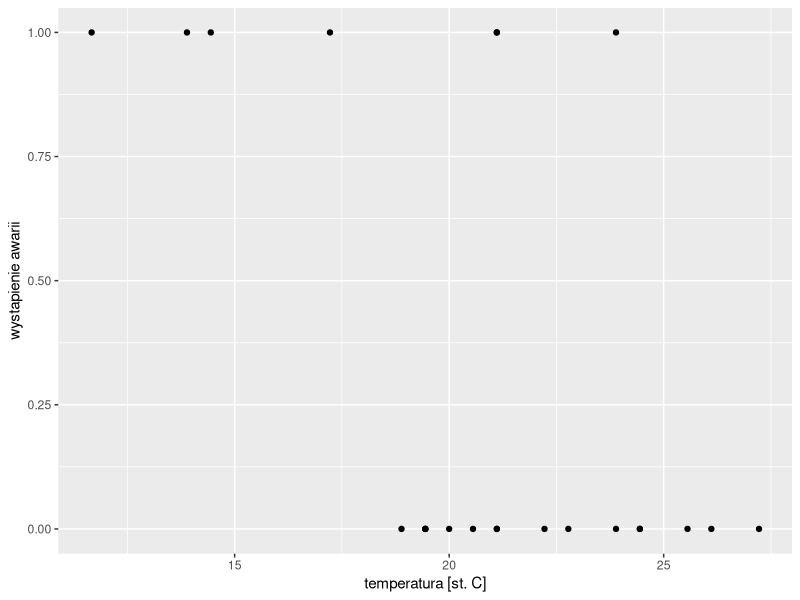
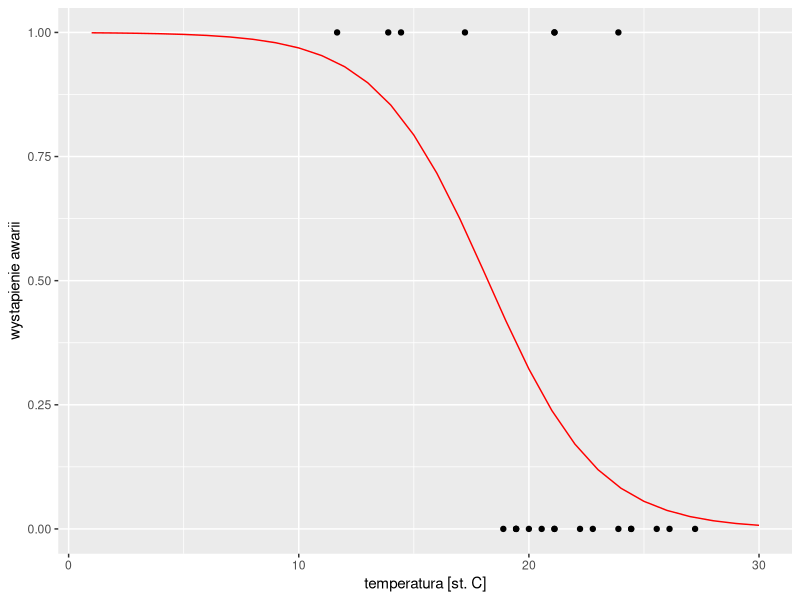

Recreate these plots in R, in order.
### Laboratorium nr 7 - Zadanie 5
# Autor: Szymon Baczyński
# Data:  05.12.2022

rm(list = ls())


library(ggplot2)



# 1) Wczytaj dane z pliku orings.txt. Kolumna temp zawiera temperaturę w stopniach Fahrenheita, natomiast binarna zmienna fail informuje o tym czy nastąpiła awaria o-ringu. 
#    Przelicz temperaturę na stopnie Celcjusza i wykonaj wykres punktowy ilustrujący dane.

orings_dane <- read.table("orings.txt", header = TRUE)
orings_C <- orings_dane
orings_C["temp"] <- (orings_C["temp"] - 32.0) / 1.8


g <- ggplot(orings_C)
g1 <- g + geom_point(aes(x = temp, y = fail)) + xlab("temperatura [st. C]") + ylab("wystapienie awarii")
plot(g1)



# 2) Wykonaj regresję logistyczną dla zmiennej wynikowej fail w funkcji zmiennej objaśniającej tempC. 
#     Odpowiedz na pytanie czy otrzymany model jest statystycznie uzasadniony na poziomie ufności α=0.05?

orings_model <- glm(formula = fail ~ temp, data = orings_C,  family = binomial)
print(summary(orings_model))

# Komentarz:
# Tak, jest statystycznie uzasadniony



# 3) Ilukrotnie zmieni się szansa awarii jeśli temperatura powietrza spadnie z 15 na 10 stopni Celcjusza?

szansa_awarii_z15na10 = 1/exp(orings_model[["coefficients"]][2] * (15-10))
print("Punkt 3:")
print(szansa_awarii_z15na10)



# 4) Przy pomocy funkcji predict() wyznacz prawdopobieństwa awarii w funkcji temperatury dla przedziału od 1 do 30 stopni Celcjusza z różnicą 1 stopnia. 
#     O ile zmieni się prawdopodobieństwo awarii jeśli temperatura powietrza spadnie z 15 na 10 stopni Celcjusza?

orings_new <- data.frame(temp = seq(1,30,1))
orings_new["fail"] <- predict(orings_model, newdata = orings_new, type = "response")
print("Punkt 4:")
print(orings_new[orings_new["temp"] == 10 ,"fail"] - orings_new[orings_new["temp"] == 15 ,"fail"])



# 5) Zobrazuj dane z pkt. 4 w formie czerwonej linii dodanej do rysunku z pkt. 1.

g2 <- g1 + geom_line(data = orings_new, aes(x=temp, y=fail), color="red")
plot(g2)

